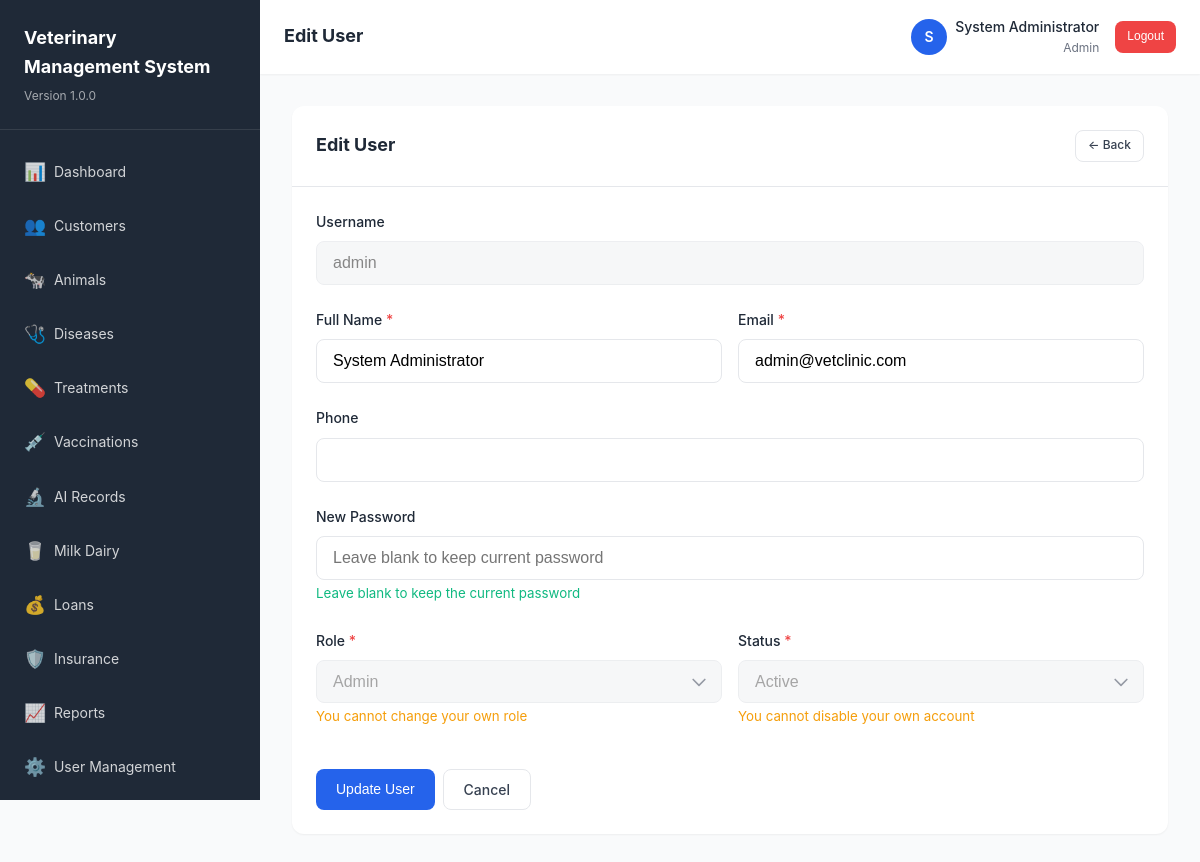
/modules/auth/edit_user.php?id=1 (signed in), run on the app's committed database.
### tables this page shows
CREATE TABLE users (
    id INT PRIMARY KEY AUTO_INCREMENT,
    username VARCHAR(50) UNIQUE NOT NULL,
    password VARCHAR(255) NOT NULL,
    full_name VARCHAR(100) NOT NULL,
    email VARCHAR(100) UNIQUE NOT NULL,
    phone VARCHAR(20),
    role ENUM('admin', 'veterinarian', 'staff', 'farm_owner') NOT NULL,
    status ENUM('active', 'inactive') DEFAULT 'active',
    created_at TIMESTAMP DEFAULT CURRENT_TIMESTAMP,
    updated_at TIMESTAMP DEFAULT CURRENT_TIMESTAMP ON UPDATE CURRENT_TIMESTAMP,
    last_login TIMESTAMP NULL
);

### includes/session.php (called while the page is built, shortened)
<?php
function getCurrentUserId() {
    return $_SESSION['user_id'] ?? null;
}

### modules/auth/edit_user.php (the view, shortened to what this page needs)
<?php
require_once '../../config/config.php';
$id = isset($_GET['id']) ? intval($_GET['id']) : 0;
$stmt = $conn->prepare("SELECT * FROM users WHERE id = ?");
$stmt->bind_param("i", $id);
$stmt->execute();
$result = $stmt->get_result();
$user = $result->fetch_assoc();
include_once INCLUDES_PATH . '/header.php';
?>
<div class="card">
    <div class="card-header">
        <h3>Edit User</h3>
        <a href="view_user.php?id=<?php echo $id; ?>" class="btn btn-outline btn-sm">← Back</a>
    </div>
    <div class="card-body">
        <form method="POST" action="" id="userEditForm">
            <div class="form-group">
                <label>Username</label>
                <input type="text" class="form-control" value="<?php echo htmlspecialchars($user['username']); ?>" disabled>
            </div>
            <div class="form-row two-cols">
                <div class="form-group">
                    <label for="full_name">Full Name <span style="color: var(--danger-color);">*</span></label>
                    <input type="text" id="full_name" name="full_name" class="form-control" required value="<?php echo htmlspecialchars($user['full_name']); ?>">
                </div>
                <div class="form-group">
                    <label for="email">Email <span style="color: var(--danger-color);">*</span></label>
                    <input type="email" id="email" name="email" class="form-control" required value="<?php echo htmlspecialchars($user['email']); ?>">
                </div>
            </div>
            <div class="form-group">
                <label for="phone">Phone</label>
                <input type="tel" id="phone" name="phone" class="form-control" value="<?php echo htmlspecialchars($user['phone']); ?>">
            </div>
            <div class="form-group">
                <label for="new_password">New Password</label>
                <input type="password" id="new_password" name="new_password" class="form-control" placeholder="Leave blank to keep current password" minlength="6">
                <small style="color: var(--secondary-color);">Leave blank to keep the current password</small>
            </div>
            <div class="form-row two-cols">
                <div class="form-group">
                    <label for="role">Role <span style="color: var(--danger-color);">*</span></label>
                    <select id="role" name="role" class="form-control" required <?php echo $id === getCurrentUserId() ? 'disabled' : ''; ?>>
                        <option value="admin" <?php echo $user['role'] === 'admin' ? 'selected' : ''; ?>>Admin</option>
                    </select>
                    <?php if ($id === getCurrentUserId()): ?>
                    <small style="color: var(--warning-color);">You cannot change your own role</small>
                    <?php endif; ?>
                </div>
                <div class="form-group">
                    <label for="status">Status <span style="color: var(--danger-color);">*</span></label>
                    <select id="status" name="status" class="form-control" required <?php echo $id === getCurrentUserId() ? 'disabled' : ''; ?>>
                        <option value="active" <?php echo $user['status'] === 'active' ? 'selected' : ''; ?>>Active</option>
                    </select>
                    <?php if ($id === getCurrentUserId()): ?>
                    <small style="color: var(--warning-color);">You cannot disable your own account</small>
                    <?php endif; ?>
                </div>
            </div>
            <div class="btn-group mt-20">
                <button type="submit" class="btn btn-primary">Update User</button>
                <a href="view_user.php?id=<?php echo $id; ?>" class="btn btn-outline">Cancel</a>
            </div>
        </form>
    </div>
</div>
<?php include_once INCLUDES_PATH . '/footer.php'; ?>

### data on the page
users: username "admin", full_name "System Administrator", email "admin@vetclinic.com", role "Admin", status "Active"

### other printed values
APP_NAME "Veterinary Management System"
APP_VERSION "1.0.0"
$pageTitle "Edit User"
substr(getCurrentUserFullName(), 0, 1) "S"
getCurrentUserFullName() "System Administrator"
getCurrentUserRole() "Admin"
